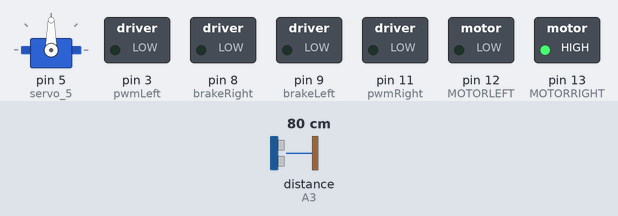
A sketch run on a simulated Arduino Uno, built with avr-gcc and run on an emulated ATmega328P. Shown: servo, switched loads named in the sketch (green lamp = pin HIGH). The inputs (shaded band) are chosen by the test bench; at power-on: distance to the obstacle (sensor on A3) 80 cm. The echo pulse lasts 58.3 µs per cm.

Above: at 3.0 s.
3.1 s: distance to the obstacle (sensor on A3) set to 23 cm
At 4.3 s:
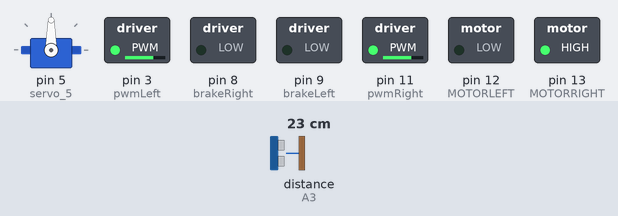
5.1 s: distance to the obstacle (sensor on A3) set to 19 cm
At 7.2 s:
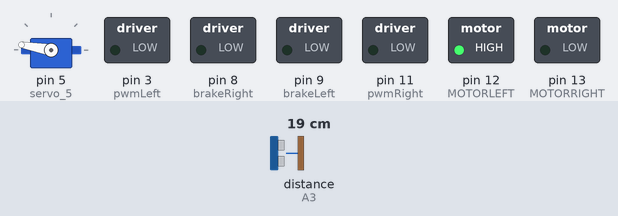
At 8.1 s:
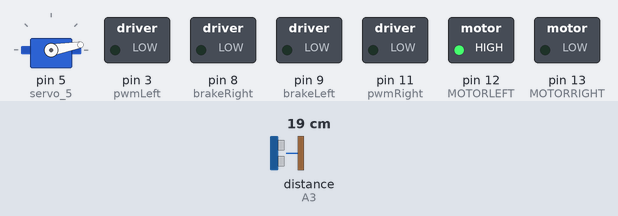
Timing chart, 0 to 17.1 s (numbered marks = the images above; inputs shaded):
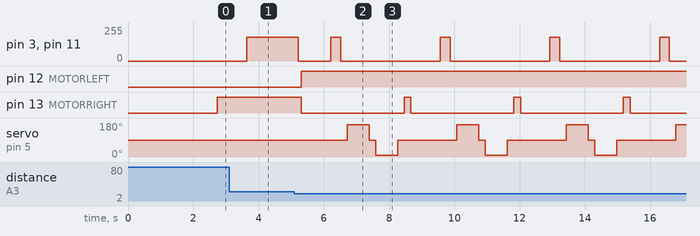

Measured:
- the behaviour switches between 21 and 20 cm on distance to the obstacle (sensor on A3) (found by bisection; images 1 and 2)
- after the input at 5.1 s, pin 3 (pwmLeft), pin 11 (pwmRight): 179/255 → 0/255 after 0.11 s, then repeats every 3.4 s: 179/255 0.31 s, 0/255 3.1 s

The sketch:

roboCar.ino
```cpp
#include <Servo.h>
#include <NewPing.h>

const int ECHOPIN = A3;
const int TRIGPIN = A2;

const int MOTORLEFT = 12;
const int MOTORRIGHT = 13;
const int pwmLeft = 3;
const int pwmRight = 11;
const int brakeLeft = 9;
const int brakeRight = 8;

const int MAXSPEED = 180;
const int MAXDISTANCE = 200;

boolean start=true;
boolean goesForward = false;
int distance = 100;


NewPing sonar(A2, A3, MAXDISTANCE);
Servo servo_5;


void setup()
{
    pinMode(MOTORLEFT, OUTPUT);
    pinMode(MOTORRIGHT, OUTPUT);
    pinMode(pwmLeft, OUTPUT);
    pinMode(pwmRight, OUTPUT);
    pinMode(brakeLeft, OUTPUT);
    pinMode(brakeRight, OUTPUT);
    digitalWrite(brakeLeft, 0);
    digitalWrite(brakeRight, 0);

    servo_5.attach(5);


}

void loop()
{
    if(start)
    {
      start=false;
      servo_5.write(90);
      delay(2000);
      distance = readPing();
      delay(100);
      distance = readPing();
      delay(100);
      distance = readPing();
      delay(100);
      distance = readPing();
      delay(100);
    }

    int distanceRight = 0;
    int distanceLeft = 0;
    delay(40);

    if (distance <= 20)
    {
        moveStop();
        delay(100);
        moveBackwards();
        delay(300);
        moveStop();
        delay(200);
        distanceRight = lookRight();
        delay(200);
        distanceLeft = lookLeft();
        delay(200);

        if (distanceRight >= distanceLeft)
        {
            turnRight();
            moveStop();
        }
        else
        {
            turnLeft();
            moveStop();
        }
    }
    else
    {
        moveForward();
    }
    distance = readPing();
}

int readPing()
{
    delay(70);
    int cm = sonar.ping_cm();
    if (cm == 0)
    {
        cm = 250;
    }
    return cm;
}

void moveStop()
{
    analogWrite(pwmLeft, 0);
    analogWrite(pwmRight, 0);
}

void turnRight()
{
    digitalWrite(MOTORLEFT, HIGH);
    digitalWrite(MOTORRIGHT, HIGH);
    analogWrite(pwmLeft, MAXSPEED);
    analogWrite(pwmRight, MAXSPEED);
}

void turnLeft()
{
    digitalWrite(MOTORLEFT, LOW);
    digitalWrite(MOTORRIGHT, LOW);
    analogWrite(pwmLeft, MAXSPEED);
    analogWrite(pwmRight, MAXSPEED);
}

void moveForward()
{
    if (!goesForward)
    {
        goesForward = true;
        digitalWrite(MOTORLEFT, LOW);
        digitalWrite(MOTORRIGHT, HIGH);
        for (size_t speed = 0; speed < MAXSPEED; speed++)
        {
            analogWrite(pwmLeft, speed);
            analogWrite(pwmRight, speed);
            delay(5);
        }
    }
}

void moveBackwards()
{
    goesForward = false;
    digitalWrite(MOTORLEFT, HIGH);
    digitalWrite(MOTORRIGHT, LOW);

    for (size_t speed = 0; speed < MAXSPEED; speed++)
    {
        analogWrite(pwmLeft, speed);
        analogWrite(pwmRight, speed);
        delay(5);
    }
}

int lookLeft()
{
    servo_5.write(10);
    delay(500);
    distance = readPing();
    delay(100);
    servo_5.write(90);

    return distance;
}

int lookRight()
{
    servo_5.write(170);
    delay(500);
    distance = readPing();
    delay(100);
    servo_5.write(90);

    return distance;
}
```
